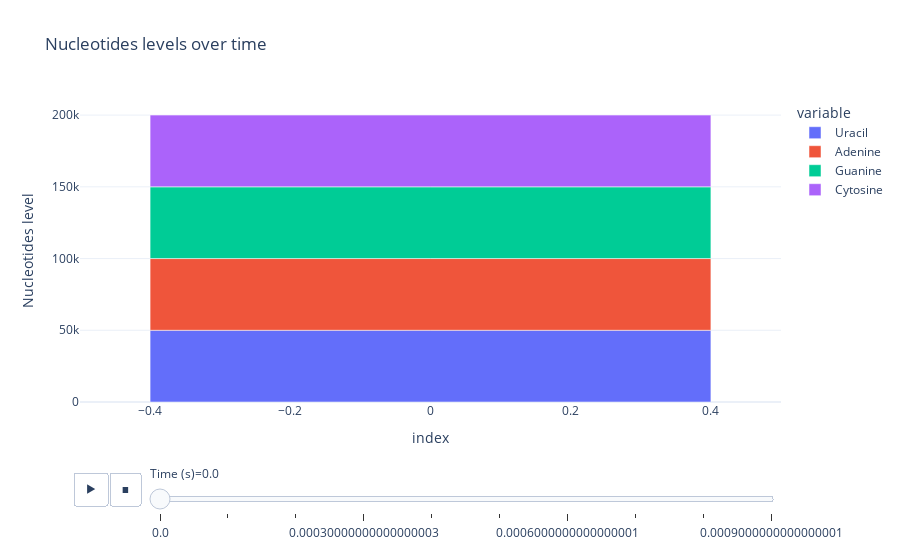

This figure's notebook cell:
### Code cell
barplot_nucleotide_level_over_time(
    uracil_dict, adenine_dict, guanine_dict, cytosine_dict)

### Figure 1 — Plotly figure (JSON) as saved in the notebook; plotly's stock layout.template omitted (floating-point values rounded to 4 significant figures)
{"data": [{"alignmentgroup": "True", "hovertemplate": "variable=Uracil<br>Time (s)=0.0<br>index=%{x}<br>Nucleotides level=%{y}<extra></extra>", "legendgroup": "Uracil", "marker": {"color": "#636efa", "pattern": {"shape": ""}}, "name": "Uracil", "offsetgroup": "Uracil", "orientation": "v", "showlegend": true, "textposition": "auto", "type": "bar", "x": [0], "xaxis": "x", "y": [50000], "yaxis": "y"}, {"alignmentgroup": "True", "hovertemplate": "variable=Adenine<br>Time (s)=0.0<br>index=%{x}<br>Nucleotides level=%{y}<extra></extra>", "legendgroup": "Adenine", "marker": {"color": "#EF553B", "pattern": {"shape": ""}}, "name": "Adenine", "offsetgroup": "Adenine", "orientation": "v", "showlegend": true, "textposition": "auto", "type": "bar", "x": [0], "xaxis": "x", "y": [50000], "yaxis": "y"}, {"alignmentgroup": "True", "hovertemplate": "variable=Guanine<br>Time (s)=0.0<br>index=%{x}<br>Nucleotides level=%{y}<extra></extra>", "legendgroup": "Guanine", "marker": {"color": "#00cc96", "pattern": {"shape": ""}}, "name": "Guanine", "offsetgroup": "Guanine", "orientation": "v", "showlegend": true, "textposition": "auto", "type": "bar", "x": [0], "xaxis": "x", "y": [50000], "yaxis": "y"}, {"alignmentgroup": "True", "hovertemplate": "variable=Cytosine<br>Time (s)=0.0<br>index=%{x}<br>Nucleotides level=%{y}<extra></extra>", "legendgroup": "Cytosine", "marker": {"color": "#ab63fa", "pattern": {"shape": ""}}, "name": "Cytosine", "offsetgroup": "Cytosine", "orientation": "v", "showlegend": true, "textposition": "auto", "type": "bar", "x": [0], "xaxis": "x", "y": [50000], "yaxis": "y"}], "layout": {"barmode": "relative", "legend": {"title": {"text": "variable"}, "tracegroupgap": 0}, "sliders": [{"active": 0, "currentvalue": {"prefix": "Time (s)="}, "len": 0.9, "pad": {"b": 10, "t": 60}, "steps": [{"args": [["0.0"], {"frame": {"duration": 0, "redraw": true}, "fromcurrent": true, "mode": "immediate", "transition": {"duration": 0, "easing": "linear"}}], "label": "0.0", "method": "animate"}, {"args": [["0.0001"], {"frame": {"duration": 0, "redraw": true}, "fromcurrent": true, "mode": "immediate", "transition": {"duration": 0, "easing": "linear"}}], "label": "0.0001", "method": "animate"}, {"args": [["0.0002"], {"frame": {"duration": 0, "redraw": true}, "fromcurrent": true, "mode": "immediate", "transition": {"duration": 0, "easing": "linear"}}], "label": "0.0002", "method": "animate"}, {"args": [["0.00030000000000000003"], {"frame": {"duration": 0, "redraw": true}, "fromcurrent": true, "mode": "immediate", "transition": {"duration": 0, "easing": "linear"}}], "label": "0.00030000000000000003", "method": "animate"}, {"args": [["0.0004"], {"frame": {"duration": 0, "redraw": true}, "fromcurrent": true, "mode": "immediate", "transition": {"duration": 0, "easing": "linear"}}], "label": "0.0004", "method": "animate"}, {"args": [["0.0005"], {"frame": {"duration": 0, "redraw": true}, "fromcurrent": true, "mode": "immediate", "transition": {"duration": 0, "easing": "linear"}}], "label": "0.0005", "method": "animate"}, {"args": [["0.0006000000000000001"], {"frame": {"duration": 0, "redraw": true}, "fromcurrent": true, "mode": "immediate", "transition": {"duration": 0, "easing": "linear"}}], "label": "0.0006000000000000001", "method": "animate"}, {"args": [["0.0007"], {"frame": {"duration": 0, "redraw": true}, "fromcurrent": true, "mode": "immediate", "transition": {"duration": 0, "easing": "linear"}}], "label": "0.0007", "method": "animate"}, {"args": [["0.0008"], {"frame": {"duration": 0, "redraw": true}, "fromcurrent": true, "mode": "immediate", "transition": {"duration": 0, "easing": "linear"}}], "label": "0.0008", "method": "animate"}, {"args": [["0.0009000000000000001"], {"frame": {"duration": 0, "redraw": true}, "fromcurrent": true, "mode": "immediate", "transition": {"duration": 0, "easing": "linear"}}], "label": "0.0009000000000000001", "method": "animate"}], "x": 0.1, "xanchor": "left", "y": 0, "yanchor": "top"}], "title": {"text": "Nucleotides levels over time"}, "updatemenus": [{"buttons": [{"args": [null, {"frame": {"duration": 500, "redraw": true}, "fromcurrent": true, "mode": "immediate", "transition": {"duration": 500, "easing": "linear"}}], "label": "&#9654;", "method": "animate"}, {"args": [[null], {"frame": {"duration": 0, "redraw": true}, "fromcurrent": true, "mode": "immediate", "transition": {"duration": 0, "easing": "linear"}}], "label": "&#9724;", "method": "animate"}], "direction": "left", "pad": {"r": 10, "t": 70}, "showactive": false, "type": "buttons", "x": 0.1, "xanchor": "right", "y": 0, "yanchor": "top"}], "xaxis": {"anchor": "y", "domain": [0, 1], "title": {"text": "index"}}, "yaxis": {"anchor": "x", "domain": [0, 1], "title": {"text": "Nucleotides level"}}}}
